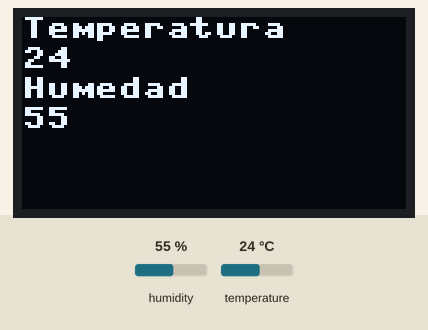
Simulated run of this program. Board: ESP32 board running MicroPython. Parts: 128×64 one-colour display. Inputs (shaded band) come from the test bench; at power-on: humidity 55 %, temperature 24 °C. Library files of the repository ran but are not shown: ssd1306.py; what the program prints to the serial console is not drawn.

Above: at 1.2 s.
1.3 s: humidity set to 22 %
At 3.0 s:
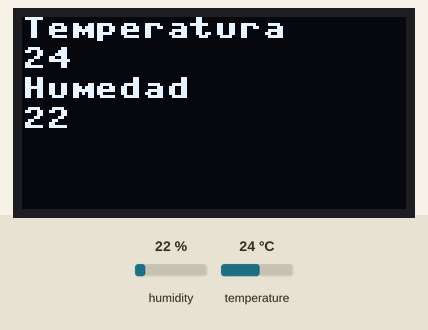
4.0 s: temperature set to 12 °C
At 5.0 s:
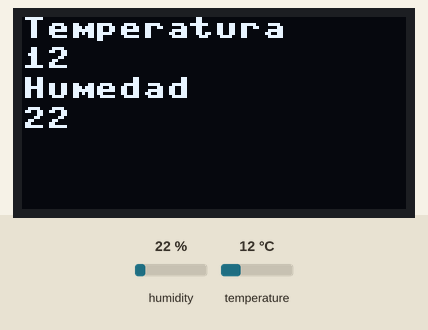
6.7 s: humidity set to 40 %
At 9.1 s:
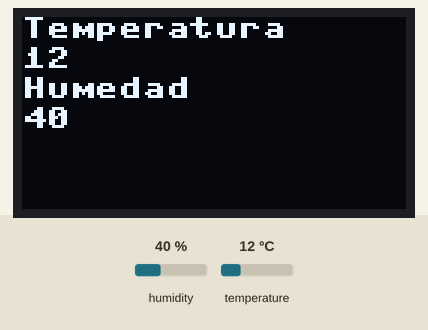
9.7 s: temperature set to 19 °C
Timing chart, 0 to 12.7 s (numbered marks = the images above; inputs shaded):
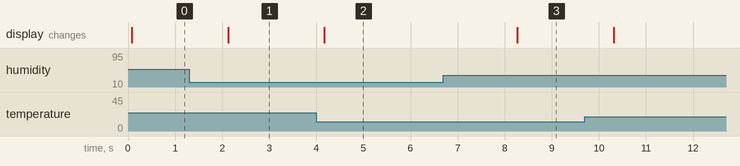

The program:

oled.py
```python
from machine import Pin, I2C
from ssd1306 import SSD1306_I2C
from dht import DHT11
from utime import sleep

ancho = 128
alto = 64

sensorDHT = DHT11(Pin(15))
i2c = I2C(0, scl=Pin(22), sda=Pin(21))
oled = SSD1306_I2C(ancho, alto, i2c)

print(i2c.scan())


while True:

    sensorDHT.measure()
    tem = sensorDHT.temperature()
    hum = sensorDHT.humidity()
    oled.fill(0)
    oled.text("Temperatura", 0 , 0) # columna ---- fila
    oled.text(str(tem), 0 ,10)
    oled.text("Humedad", 0, 20)
    oled.text(str(hum), 0, 30)
    oled.show()
    print("T={:02.1f}°c , H={:02.1f}% ".format(tem, hum))
    sleep(2)
```

Measured:
- after the input at 1.3 s, the display: changes after 0.82 s (image 1)
- after the input at 4.0 s, the display: changes after 0.17 s (image 2)
- after the input at 6.7 s, the display: changes after 1.6 s (image 3)
